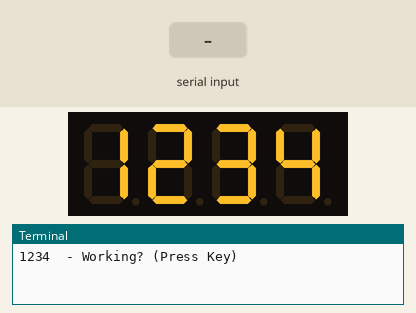
Simulated run of this program. Board: Raspberry Pi (BCM pin numbers). On the bench: 4-digit seven-segment display, the last lines printed to the terminal. The test bench sets the inputs (shaded band). Library files of the repository ran but are not shown: tm1637.py. At 7.8 s the program stops and its outputs stay as they are.

Above: at 1.2 s.
1.3 s: "1" typed at the terminal, then Enter
At 2.5 s:
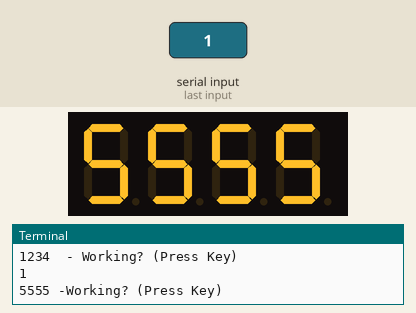
2.8 s: "0" typed at the terminal, then Enter
At 3.2 s:
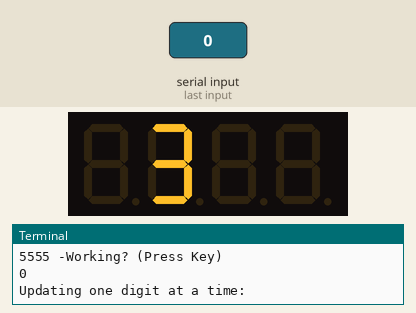
4.8 s: "2" typed at the terminal, then Enter
At 5.1 s:
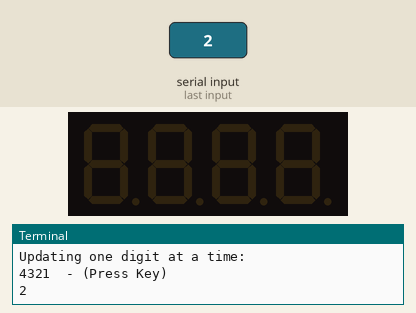
6.3 s: "1" typed at the terminal, then Enter
Timing chart, 0 to 9.3 s (numbered marks = the images above; inputs shaded):
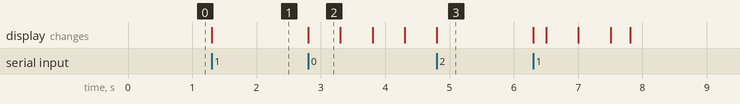

The program:

display1.py
```python
#!/usr/bin/env python
# -*- coding: utf-8 -*-

from time import sleep
import tm1637

# Initialize the display (GND, VCC=3.3V, Example Pins are DIO-20 and CLK21)
Display = tm1637.TM1637(CLK=24, DIO=23, brightness=1.0)

# Basic Display Update:
digits = [1, 2, 3, 4]
Display.Show(digits)
print "1234  - Working? (Press Key)"
scrap = raw_input()

# Change number
digits =[5,5,5,5]
Display.Show(digits)
print "5555 -Working? (Press Key)"
scrap = raw_input()


# Update Individual Digits:
print "Updating one digit at a time:"
Display.Clear()
Display.Show1(1, 3)
sleep(0.5)
Display.Show1(2, 2)
sleep(0.5)
Display.Show1(3, 1)
sleep(0.5)
Display.Show1(0, 4)
print"4321  - (Press Key)"
scrap = raw_input()


#Counting number
Display.Clear()


#Display.Show(100)
scrap = raw_input()

# The ":"
print "Add double point\n"
Display.ShowDoublepoint(True)
sleep(0.2)

# Vary the brightness:
print "Brightness Off"
Display.SetBrightness(0)
sleep(0.5)
print "Full Brightness"
Display.SetBrightness(1)
sleep(0.5)
print "30% Brightness"
Display.SetBrightness(0.3)
sleep(0.3)

print('done.')
Display.cleanup()
```

Measured:
- after the input at 1.3 s, the display: changes at once (image 1)
- after the input at 2.8 s, the display: changes at once (image 2)
- after the input at 4.8 s, the display: changes at once (image 3)
- what the display in image 2 shows lasts 0.5 s, from 2.8 s to 3.3 s
